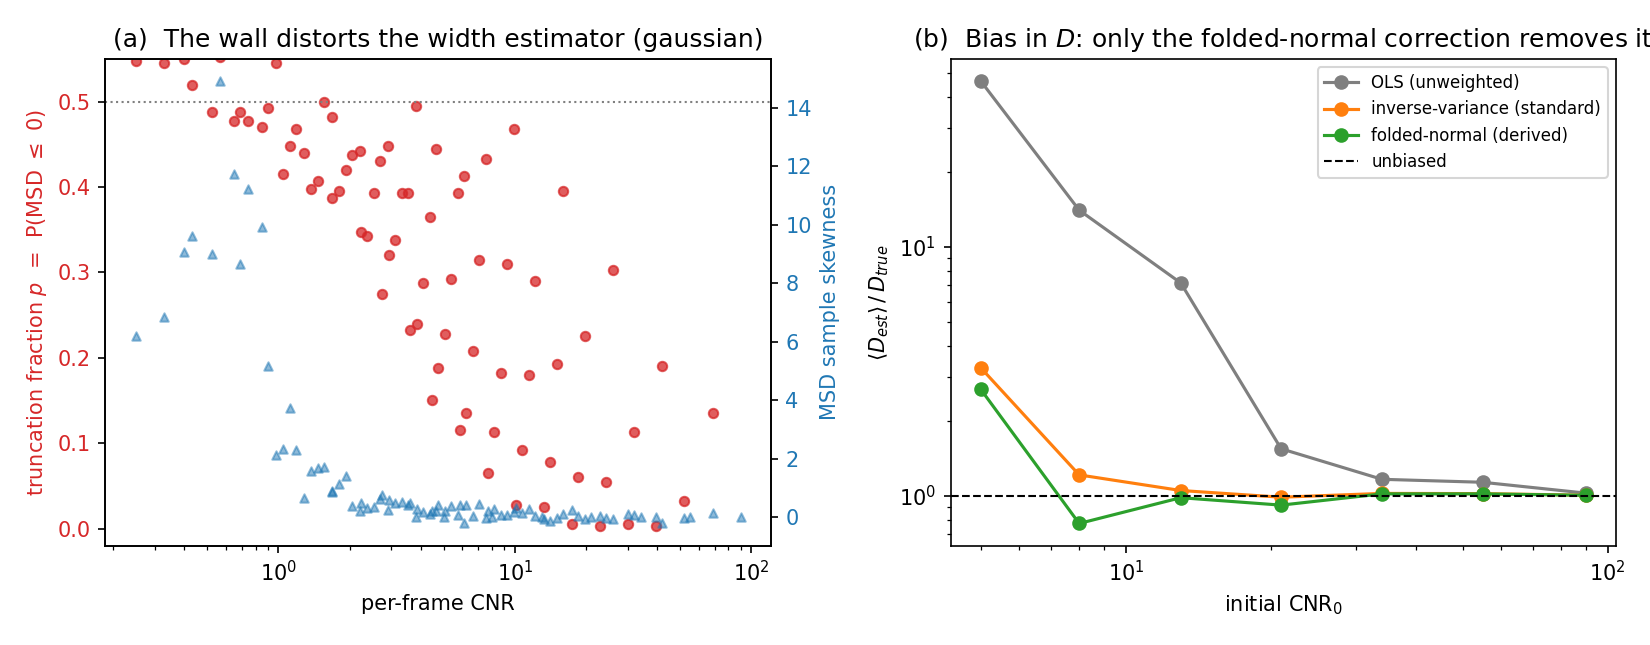

Write the Python code that produced this figure.
"""Proof-of-concept demo: the truncation bias and the folded-normal correction.

Run from the repository root::

    python experiments/poc-bias-correction/poc_demo.py [MODEL]

MODEL is ``gaussian``, ``voigt``, or ``generalized_gaussian:<p>``.

Produces ``output/poc_demo.png`` (if matplotlib is installed) with two panels:

* (a) the truncation fraction p and MSD skewness vs per-frame CNR -- evidence
      that the wall at zero distorts the width estimator, worst at low CNR;
* (b) the bias <D_est>/D_true vs CNR_0 for OLS, standard inverse-variance, and
      the derived folded-normal scheme (see docs/DERIVATION.md).

It also prints a summary table to stdout, so it is useful with or without a
plotting backend.
"""
from __future__ import annotations

import os
import sys

import numpy as np

# Allow running from a source checkout without installing the package.
sys.path.insert(0, os.path.join(os.path.dirname(__file__), "..", "..", "src"))

from width_debias import (Experiment, calibrate_d_free, evaluate,  # noqa: E402
                           model_from_spec, spec_tag, sweep_stats)
from width_debias.bias_lookup import BiasLookup  # noqa: E402

# Nanocrystal-solid regime: short diffusion length against the spot size.
# D and tau are chosen so that L_D = sqrt(2 D tau) ~ 0.20 sigma0, i.e.
# L_D / FWHM_0 ~ 0.085 -- the short-diffusion-length corner that disordered
# perovskite nanocrystal solids occupy and where the truncation bias bites.
EXP = Experiment(sigma0=1.0, D=0.02, tau=1.0, n_frames=12, t_max=3.0)
CNR0_GRID = np.array([5.0, 8.0, 13.0, 21.0, 34.0, 55.0, 90.0])
N_RUNS = 400
# Seeds are offset by 10^6 per shape so the shapes see independent noise; any
# other spec (such as the bare p = 2 "generalized_gaussian") takes the next offset.
SHAPES = ("gaussian", "voigt", "generalized_gaussian:1.5", "generalized_gaussian:4")


def _profile_model_from_argv():
    """Profile model selected by an optional command-line argument, and its seed offset.

    ``generalized_gaussian:<p>`` sets the shape exponent; the bare
    ``generalized_gaussian`` is p = 2, a Gaussian profile fitted by scale.
    """
    spec = sys.argv[1] if len(sys.argv) > 1 else "gaussian"
    try:
        model = model_from_spec(spec)
    except ValueError as err:
        sys.exit(str(err))
    offset = 10 ** 6 * (SHAPES.index(spec) if spec in SHAPES else len(SHAPES))
    return spec_tag(spec), model, offset


def main() -> None:
    model_name, pmodel, offset = _profile_model_from_argv()
    fwhm = 2.3548 * EXP.sigma0
    ld = np.sqrt(2.0 * EXP.D * EXP.tau)
    print("width-debias POC demo")
    print(f"  profile model: {model_name}")
    print(f"  experiment: D={EXP.D}, tau={EXP.tau}, n_frames={EXP.n_frames}, "
          f"L_D/FWHM_0={ld / fwhm:.3f}")
    print(f"  CNR_0 sweep: {CNR0_GRID}")
    print(f"  {N_RUNS} Monte Carlo runs per CNR_0; seeds: calibration {1 + offset} + i, "
          f"evaluation {20000 + offset} + i\n")

    # Panel (a) diagnostic sweep at the experiment's own D: the MSD sign
    # fraction and skewness need a nonzero true MSD, so this sweep cannot be
    # the D = 0 one. It is not used by the correction.
    print("Diagnostic sweep for panel (a) ...")
    stats = sweep_stats(EXP, CNR0_GRID, n_runs=N_RUNS, seed=1 + offset, model=pmodel)

    # The correction's calibration is D-free: the same sweep at D = 0, so the
    # lookup never uses the D being estimated (docs/DERIVATION.md section 8).
    print("Calibrating (D-free) ...")
    model: BiasLookup = calibrate_d_free(
        CNR0_GRID, sigma0=EXP.sigma0, tau=EXP.tau, half_window=EXP.half_window,
        n_pixels=EXP.n_pixels, n_frames=EXP.n_frames, t_max=EXP.t_max,
        amplitude0=EXP.amplitude0, n_runs=N_RUNS, seed=1 + offset, model=pmodel)

    # Independent evaluation sweep (different seed).
    print("Evaluating schemes ...")
    results = evaluate(EXP, CNR0_GRID, model, n_runs=N_RUNS,
                       seed=20000 + offset, profile_model=pmodel)

    # --- summary table ---------------------------------------------------
    # The combined SE adds the calibration's own Monte Carlo error, which is
    # shared by every run evaluated with this calibration (weights.calibration_D_se).
    print("\n  <D_est> / D_true   (1.000 = unbiased; SE = evaluation and "
          "calibration combined)")
    print("  CNR_0     OLS     inv-var   folded-normal     SE")
    fn = results["subtract"]
    fn_se = np.hypot(fn.spread / np.sqrt(N_RUNS), fn.cal_se)
    for i, c0 in enumerate(CNR0_GRID):
        print(f"  {c0:6.0f}  {results['ols'].mean_bias[i]:7.3f}  "
              f"{results['inverse_variance'].mean_bias[i]:7.3f}  "
              f"{results['subtract'].mean_bias[i]:11.3f}  {fn_se[i]:9.3f}")

    ols = results["ols"].mean_bias
    iv = results["inverse_variance"].mean_bias
    fn = results["subtract"].mean_bias
    f = np.isfinite(ols) & np.isfinite(iv) & np.isfinite(fn)
    print(f"\n  mean |bias-1|  ols={np.nanmean(np.abs(ols[f] - 1)):.2f}  "
          f"inv-var={np.nanmean(np.abs(iv[f] - 1)):.3f}  "
          f"folded-normal={np.nanmean(np.abs(fn[f] - 1)):.3f}  "
          f"(Monte Carlo error alone would give "
          f"{np.sqrt(2 / np.pi) * np.nanmean(fn_se[f]):.3f} for folded-normal)")
    # The verdict is computed, not written in: which scheme leaves a resolved
    # bias depends on the shape (p = 4's raw bias is small enough that
    # inverse-variance weighting alone is close to unbiased).
    z = (fn - 1.0) / fn_se
    iv_se = results["inverse_variance"].spread / np.sqrt(N_RUNS)
    z_iv = (iv - 1.0) / iv_se
    print(f"  folded-normal cells beyond 2 combined SE: {int(np.sum(np.abs(z[f]) > 2))} "
          f"of {int(f.sum())}")
    print(f"  inverse-variance cells beyond 2 evaluation SE: "
          f"{int(np.sum(np.abs(z_iv[f]) > 2))} of {int(f.sum())}")

    _plot(stats, results, model_name)


def _plot(stats, results, model_name) -> None:
    try:
        import matplotlib
        matplotlib.use("Agg")
        import matplotlib.pyplot as plt
    except ImportError:
        print("\n[matplotlib not installed -- skipping figure; "
              "install with `pip install width-debias[plot]`]")
        return

    cnr = np.concatenate([s.cnr for s in stats])
    p = np.concatenate([s.trunc_fraction for s in stats])
    skew = np.concatenate([s.skew for s in stats])

    fig, (ax0, ax1) = plt.subplots(1, 2, figsize=(11, 4.3))

    ax0.scatter(cnr, p, s=20, c="tab:red", alpha=0.75)
    ax0.set_xlabel("per-frame CNR")
    ax0.set_ylabel("truncation fraction $p$  =  P(MSD $\\leq$ 0)", color="tab:red")
    ax0.set_xscale("log")
    ax0.set_ylim(-0.02, 0.55)
    ax0.axhline(0.5, ls=":", c="grey", lw=1)
    ax0.tick_params(axis="y", labelcolor="tab:red")
    ax0b = ax0.twinx()
    ax0b.scatter(cnr, skew, s=16, c="tab:blue", alpha=0.5, marker="^")
    ax0b.set_ylabel("MSD sample skewness", color="tab:blue")
    ax0b.tick_params(axis="y", labelcolor="tab:blue")
    ax0.set_title(f"(a)  The wall distorts the width estimator ({model_name})")

    for scheme, color, label in [
        ("ols", "tab:gray", "OLS (unweighted)"),
        ("inverse_variance", "tab:orange", "inverse-variance (standard)"),
        ("subtract", "tab:green", "folded-normal (derived)"),
    ]:
        r = results[scheme]
        ax1.plot(r.cnr0, r.mean_bias, "o-", color=color, label=label)
    ax1.axhline(1.0, ls="--", c="k", lw=1, label="unbiased")
    ax1.set_xlabel("initial CNR$_0$")
    ax1.set_ylabel("$\\langle D_{est}\\rangle\\, /\\, D_{true}$")
    ax1.set_xscale("log")
    ax1.set_yscale("log")   # OLS spans ~40x; log keeps the corrected schemes legible
    ax1.set_title("(b)  Bias in $D$: only the folded-normal correction removes it")
    ax1.legend(fontsize=8)

    fig.tight_layout()
    os.makedirs("output", exist_ok=True)
    suffix = "" if model_name == "gaussian" else f"_{model_name}"
    out = os.path.join("output", f"poc_demo{suffix}.png")
    fig.savefig(out, dpi=150)
    print(f"\nFigure written to {out}")


if __name__ == "__main__":
    main()
